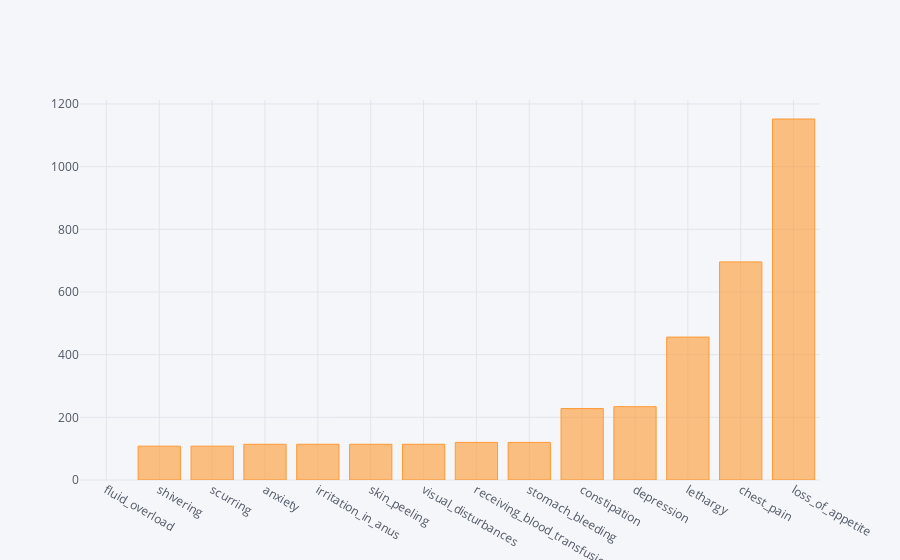

Source (notebook cell):
### Code cell
#10 lowest common symtomps
disyes[::-10].iplot(kind='bar',x='index')

### Figure 1 — Plotly figure (JSON) as saved in the notebook; plotly's stock layout.template omitted (floating-point values rounded to 4 significant figures)
{"data": [{"marker": {"color": "rgba(255, 153, 51, 0.6)", "line": {"color": "rgba(255, 153, 51, 1.0)", "width": 1}}, "name": "1", "orientation": "v", "text": "", "type": "bar", "uid": "af45ee38-f38d-4c9d-8d2b-db0250176d58", "x": ["fluid_overload", "shivering", "scurring", "anxiety", "irritation_in_anus", "skin_peeling", "visual_disturbances", "receiving_blood_transfusion", "stomach_bleeding", "constipation", "depression", "lethargy", "chest_pain", "loss_of_appetite"], "y": ["", 108, 108, 114, 114, 114, 114, 120, 120, 228, 234, 456, 696, 1152]}], "layout": {"legend": {"bgcolor": "#F5F6F9", "font": {"color": "#4D5663"}}, "paper_bgcolor": "#F5F6F9", "plot_bgcolor": "#F5F6F9", "title": {"font": {"color": "#4D5663"}}, "xaxis": {"gridcolor": "#E1E5ED", "showgrid": true, "tickfont": {"color": "#4D5663"}, "title": {"font": {"color": "#4D5663"}, "text": ""}, "zerolinecolor": "#E1E5ED"}, "yaxis": {"gridcolor": "#E1E5ED", "showgrid": true, "tickfont": {"color": "#4D5663"}, "title": {"font": {"color": "#4D5663"}, "text": ""}, "zerolinecolor": "#E1E5ED"}}}
